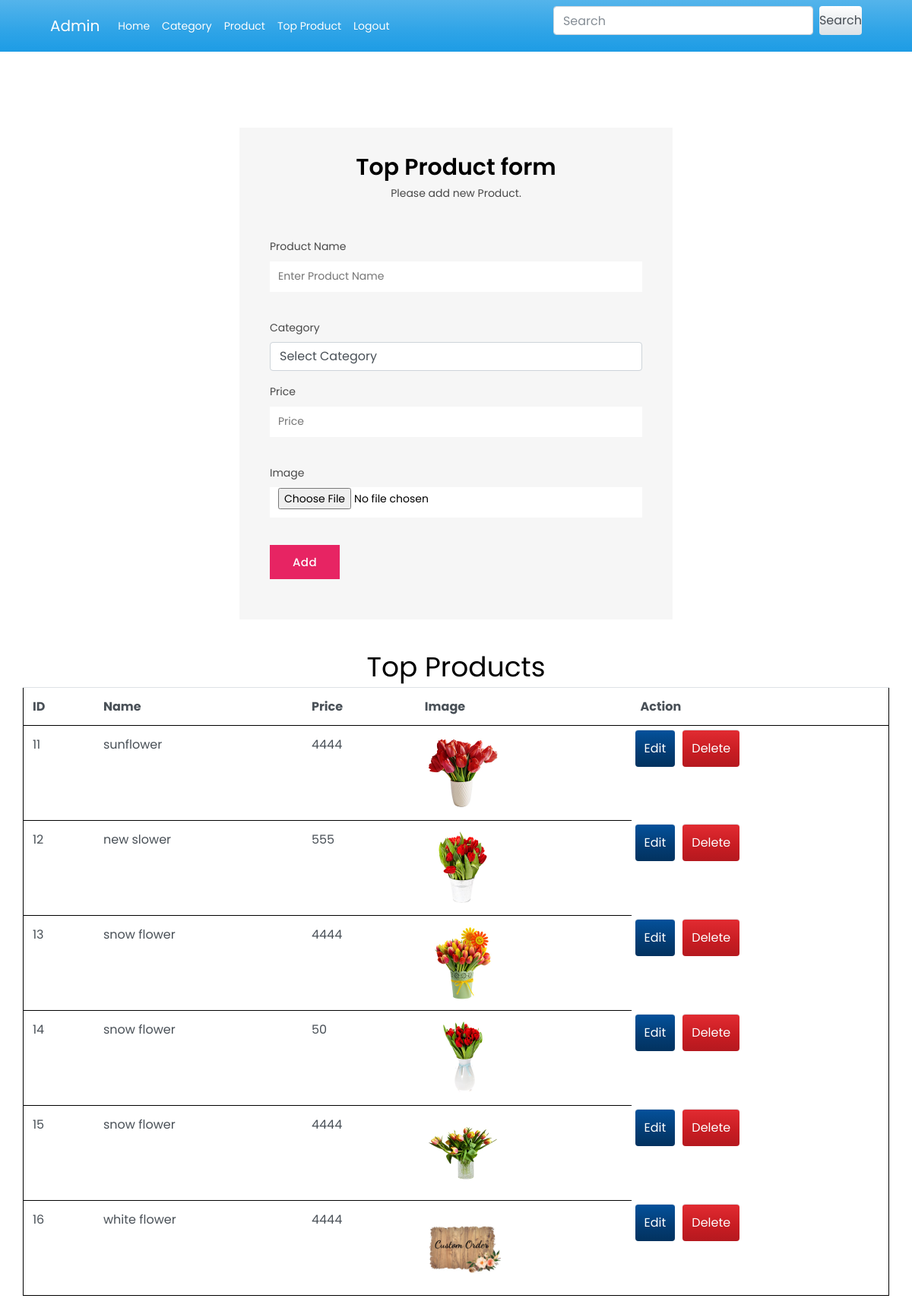
The app's page /admin_product.php with its own data.
### tables this page shows
CREATE TABLE `product` (
  `p_id` int(11) NOT NULL,
  `p_name` varchar(200) NOT NULL,
  `c_id` int(11) NOT NULL,
  `price` int(11) NOT NULL,
  `image` varchar(1000) NOT NULL
);

### admin_product.php (the view, shortened to what this page needs)
<link rel="stylesheet" href="assets/css/vendor/bootstrap.min.css">
<link rel="stylesheet" href="assets/css/vendor/bootstrap.min.css">
<link rel="stylesheet" href="https://cdn.jsdelivr.net/npm/bootswatch@4.5.2/dist/cerulean/bootstrap.min.css">
<link rel="stylesheet" href="assets/css/vendor/font.awesome.min.css">
<link rel="stylesheet" href="assets/css/vendor/linearicons.min.css">
<link rel="stylesheet" href="assets/css/plugins/swiper-bundle.min.css">
<link rel="stylesheet" href="assets/css/plugins/animate.min.css">
<link rel="stylesheet" href="assets/css/plugins/jquery-ui.min.css">
<link rel="stylesheet" href="assets/css/plugins/nice-select.min.css">
<link rel="stylesheet" href="assets/css/plugins/magnific-popup.css">
<link rel="stylesheet" href="assets/css/style.css">
    <?php  include('admin_navbar.php');
 ?>
 <div class="login-register-area mt-no-text">
    <div class="container custom-area">
        <div class="row">
            <div class="col-lg-6 offset-lg-3 col-md-8 offset-md-2 col-custom">
                <div class="login-register-wrapper">
                    <div class="section-content text-center mb-5">
                        <h2 class="title-4 mb-2">Top Product form</h2>
                        <p class="desc-content">Please add new Product.</p>
                    </div>
                    <form action="#" method="post" enctype="multipart/form-data">
                        <div class="single-input-item mb-3">
                            <label >Product Name</label>
                            <input type="text" placeholder="Enter Product Name" name="p_name">
                        </div>
                        <div class="single-input-item mb-3">
                            <label >Category</label>
                            <select name="c_id" class="form-control">
                                <option value="">Select Category</option>
                            </select>
                        </div>
                        <div class="single-input-item mb-3">
                            <label >Price</label>
                            <input type="text" placeholder="Price" name="price">
                        </div>
                        <div class="single-input-item mb-3">
                            <label >Image</label>
                            <input type="file" class="form_control" name="image" accept=".jpg, .jpeg, .png">
                        </div>
                        <div class="single-input-item mb-3">
                        <div class="single-input-item mb-3">
                            <button type="submit" class="btn flosun-button secondary-btn theme-color rounded-0" name="add">Add</button>
                        </div>
                    </form>
                </div>
            </div>
        </div>
    </div>
</div>
<h1><center>Top Products</center></h1>
<center><table class="table" style="width: 95%;  border: 1px solid black">
    <tr>
        <th>ID</th>
        <th>Name</th>
        <th>Price</th>
        <th>Image</th>
        <th>Action</th>
    </tr>
    <?php
    include('connect.php');
    $sql = "SELECT * FROM product";
    $rs = mysqli_query($con,$sql);
    while($data=mysqli_Fetch_array($rs)){
    ?>
    <tr>
        <td><?= $data['p_id']?></td>
        <td><?= $data['p_name']?></td>
        <td><?= $data['price']?></td>
        <td><img src="uploads/<?= $data['image']?>" alt="" style="width: 100px; height: 100px;"></td>
        <td class="btn btn-info" style="margin: 5px;"><a href='admin_product.php?id=<?=$data['p_id']?>' >Edit</a>
        <td class="btn btn-danger" style="margin: 5px;"><a href='admin_product.php?id=<?=$data['p_id']?>' >Delete</a>
      </td>
    </tr>
    <?php
  }
    ?>
</table></center>

### records on screen
product: p_id "11", p_name "sunflower", price "4444", image (picture)
product: p_id "12", p_name "new slower", price "555", image (picture)
product: p_id "13", p_name "snow flower", price "4444", image (picture)
product: p_id "14", p_name "snow flower", price "50", image (picture)
product: p_id "15", p_name "snow flower", price "4444", image (picture)
product: p_id "16", p_name "white flower", price "4444", image (picture)
